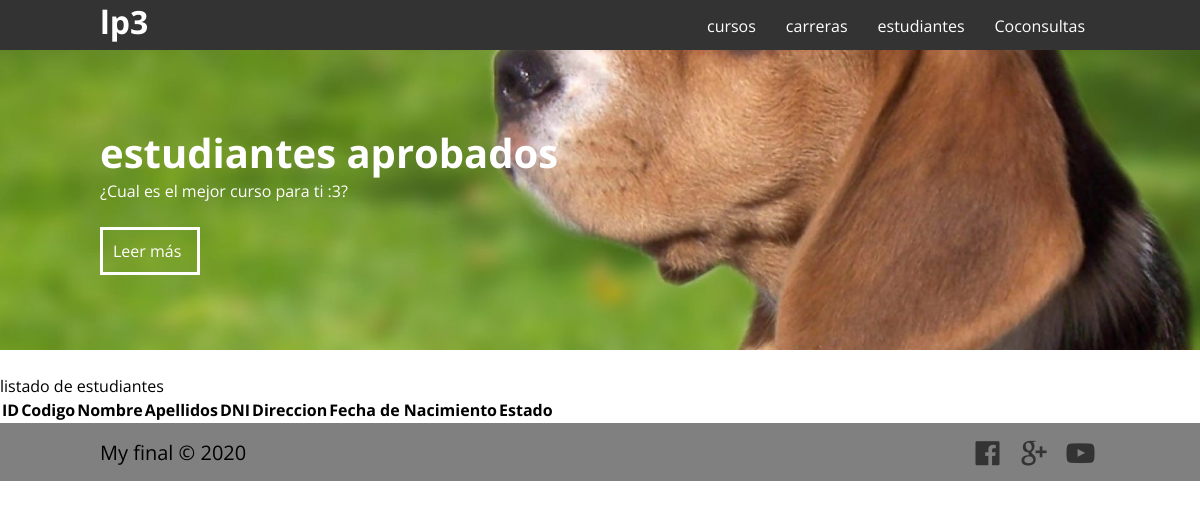
The page /estudiantes/ on the database as committed earlier.
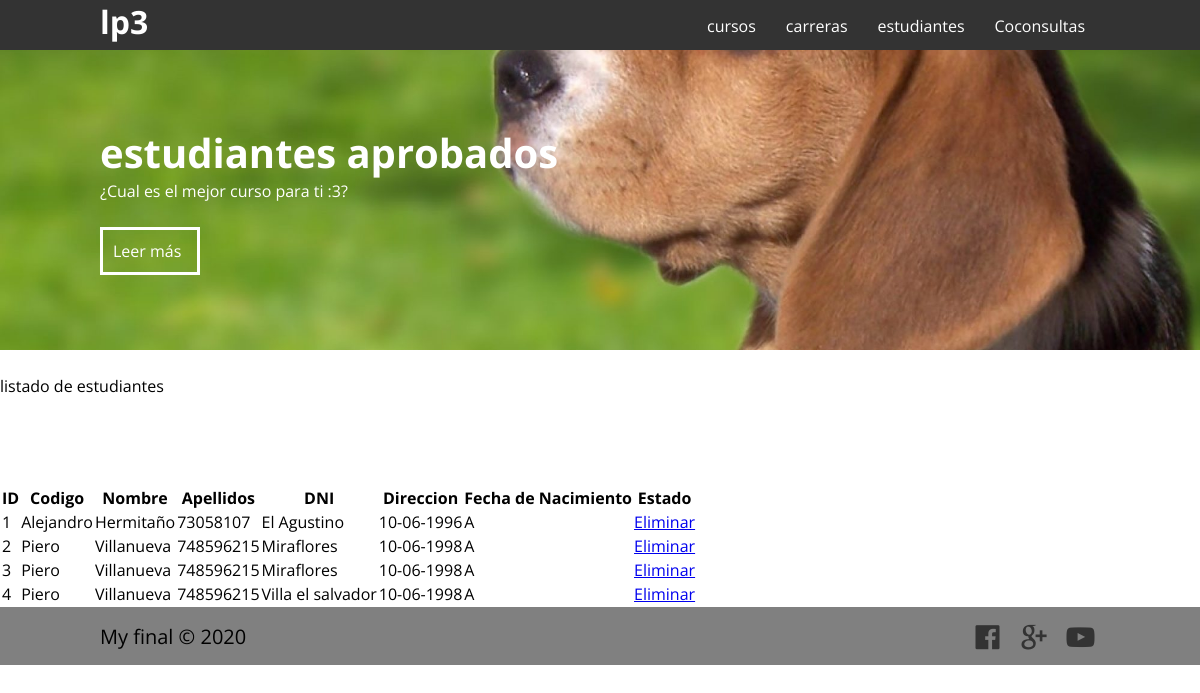
The same page on the database as committed later.
### appFinalLP3/models.py (models this page shows)
class Estudiante(models.Model):
    codigo=models.CharField(max_length=100)
    nombre=models.CharField(max_length=100)
    apellidos=models.CharField(max_length=100)
    dni=models.CharField(max_length=10)
    direccion=models.CharField(max_length=100)
    fecha_nacimiento=models.CharField(max_length=10)
    estado=models.CharField(max_length=1)

### appFinalLP3/views.py (the view)
# urls.py: path('estudiantes/', views.listar_estudiante, name="estudiantes"),
def listar_estudiante(request):
    estudiantes = Estudiante.objects.all()
    return render(request,'estudiantes.html',{
        'estudiantes': estudiantes,
    })

### appFinalLP3/templates/estudiantes.html (shortened to what this page needs)
{% extends 'layout.html' %}
{% block contenedor %}
    <p>listado de estudiantes </p>
    <table>
    <tr>
        <th>ID</th>
        <th>Codigo</th>
        <th>Nombre</th>
        <th>Apellidos</th>
        <th>DNI</th>
        <th>Direccion</th>
        <th>Fecha de Nacimiento</th>
        <th>Estado</th>
    </tr>
    {% for e in estudiantes%}
        <tr>
            <td>{{e.id}}</td>
            <td>{{e.nombre}}</td>
            <td>{{e.apellidos}}</td>
            <td>{{e.dni}}</td>
            <td>{{e.direccion}}</td>
            <td>{{e.fecha_nacimiento}}</td><br>
            <td>{{e.estado}}</td>
            <td><a href="/eliminar_estudiante/{{e.id}}">Eliminar</a></td>
        </tr>
    {%endfor%}
</table>
{% endblock  %}

### appFinalLP3/templates/layout.html (shortened to what this page needs)
<!DOCTYPE html>
<html lang="es">
<head>
    <link rel="stylesheet" href="../static/css/fontello.css">
    <link rel="stylesheet" href="../static/css/style-inicio.css">
</head>
<body>
    <header>
        <div class="contenedor">
            <h1 class="icon-dog">lp3 </h1>
                <nav class="menu">
                    <a href="/cursos">cursos</a>
                    <a href="/carreras">carreras</a>
                    <a href="/estudiantes">estudiantes</a>
                    <a href="/consultas">Coconsultas</a>
                </nav>
        </div>
    </header>
    <section id="banner">
            <img src="../static/img/baner.jpg" alt="imagen de banner">
            <div class="contenedor">
                <h2> estudiantes aprobados</h2>
                <p>¿Cual es el mejor curso para ti :3?</p>
                <a href="#">Leer más</a>
            </div>
        </section>
    {% block contenedor %}
    {% endblock %}
    <footer>
        <div class="contenedor">
            <p class="copy">My final &copy; 2020</p>
            <div class="sociales">
                <a class="icon-facebook-official" href=""></a>
                <a class="icon-gplus" href="#"></a>
                <a class="icon-youtube-play" href="#"></a>
            </div>
        </div>
    </footer>
</body>
</html>

### appFinalLP3/static/css/style-inicio.css (style rules this page uses)
* { margin: 0; padding: 0; box-sizing: border-box; }
body { font-family: 'Open Sans', sans-serif; }
header { width: 100%; height: 50px; background: #333; color: #fff; position: fixed; top: 0; left: 0; z-index: 100; }
.contenedor { width: 98%; margin: auto; }
h1 { float: left; }
header .contenedor { display: block; }
section { width: 100%; margin-bottom: 25px; }
footer { background: grey; padding: 10px; }
footer .contenedor { display: flex; flex-wrap: wrap; justify-content: center; align-items: center; }
.copy { font-size: 20px; }
.sociales { width: 100%; text-align: center; font-size: 28px; }
.sociales a { color: #333; text-decoration: none; }
@media (min-width:760px) { .sociales { width: auto; } }
@media (min-width:760px) { footer .contenedor { justify-content: space-between; } }
@media (min-width:1024px) { .contenedor { width: 1000px; } }

### appFinalLP3/static/css/menu.css (style rules this page uses)
.menu { position: absolute; top: 50px; left: 0; width: 100%; height: 100vh; background: rgba(51,51,51,0.9); transition: all 0.5s; transform: translateX(-100%); }
.menu a { display: block; color: #fff; height: 50px; text-decoration: none; padding: 15px; border-bottom: 1px solid rgba(255,255,255,0.5); }
@media (min-width:1024px) { .menu { position: static; width: auto; height: auto; transform: translateX(0); float: right; display: flex; } }
@media (min-width:1024px) { .menu a { border: none; } }

### appFinalLP3/static/css/banner.css (style rules this page uses)
#banner { margin-top: 50px; position: relative; }
#banner img { width: 100%; height: 100%; }
#banner .contenedor { position: absolute; top: 50%; left: 50%; transform: translateX(-50%) translateY(-50%); color: #fff; }
#banner h2 { font-size: 28px; }
#banner a { display: block; width: 100px; color: #fff; text-decoration: none; padding: 10px; margin-top: 10px; border: 3px solid #fff; }
@media (min-width:480px) { #banner h2 { font-size: 40px; } }
@media (min-width:480px) { #banner a { margin-top: 25px; } }
@media (min-width:768px) { #banner { height: 300px; overflow: hidden; } }
@media (min-width:768px) { #banner img { height: auto; margin-top: -100px; } }
@media (min-width:1024px) { #banner img { margin-top: -200px; } }

Rows that differ between the two databases and show on the page:
added Estudiante: id "1", nombre "Alejandro", apellidos "Hermitaño", dni "73058107", direccion "El Agustino", fecha_nacimiento "10-06-1996", estado "A"
added Estudiante: id "2", nombre "Piero", apellidos "Villanueva", dni "748596215", direccion "Miraflores", fecha_nacimiento "10-06-1998", estado "A"
added Estudiante: id "3", nombre "Piero", apellidos "Villanueva", dni "748596215", direccion "Miraflores", fecha_nacimiento "10-06-1998", estado "A"
added Estudiante: id "4", nombre "Piero", apellidos "Villanueva", dni "748596215", direccion "Villa el salvador", fecha_nacimiento "10-06-1998", estado "A"
